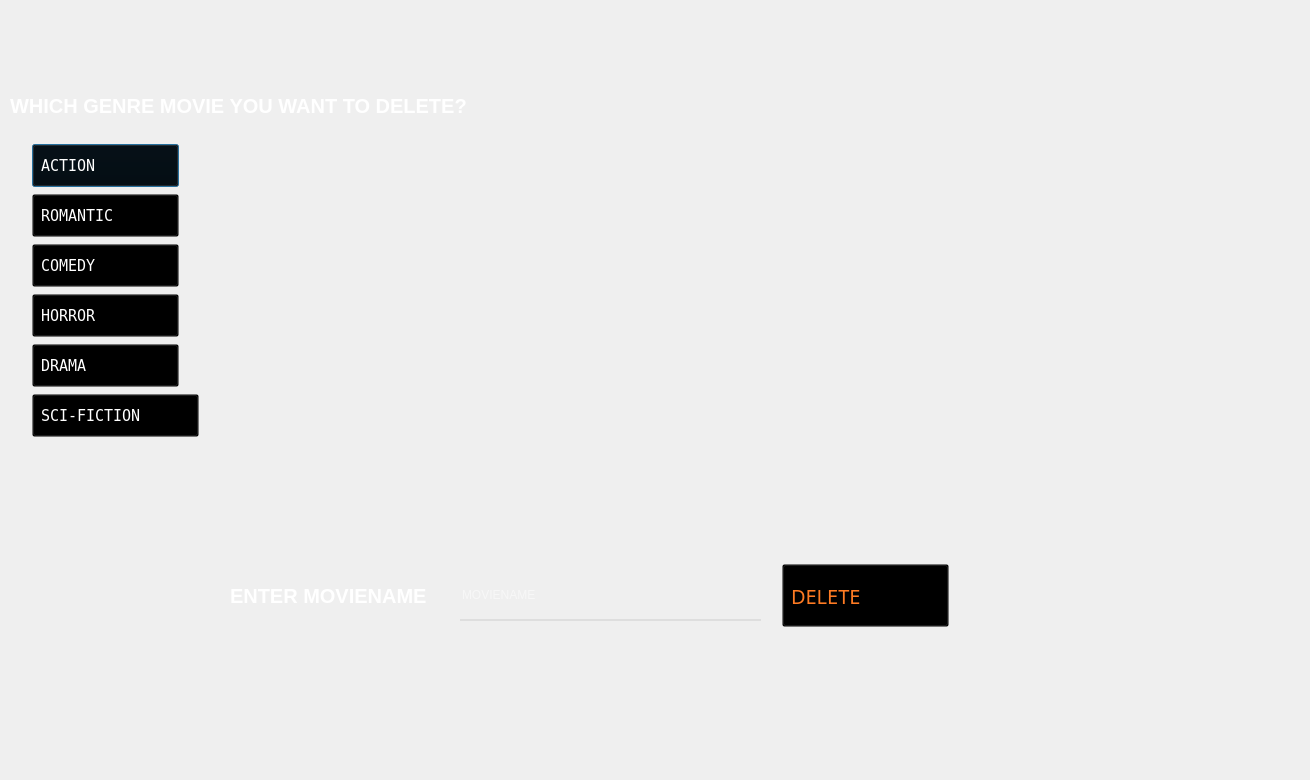
<?xml version="1.0" encoding="UTF-8"?>
<ui version="4.0">
 <class>pdeletep</class>
 <widget class="QDialog" name="pdeletep">
  <property name="geometry">
   <rect>
    <x>0</x>
    <y>0</y>
    <width>1310</width>
    <height>780</height>
   </rect>
  </property>
  <property name="windowTitle">
   <string>Dialog</string>
  </property>
  <widget class="QLabel" name="label">
   <property name="geometry">
    <rect>
     <x>0</x>
     <y>0</y>
     <width>1300</width>
     <height>771</height>
    </rect>
   </property>
   <property name="text">
    <string/>
   </property>
   <property name="pixmap">
    <pixmap>image (7).png</pixmap>
   </property>
  </widget>
  <widget class="QPushButton" name="action">
   <property name="geometry">
    <rect>
     <x>30</x>
     <y>140</y>
     <width>151</width>
     <height>51</height>
    </rect>
   </property>
   <property name="font">
    <font>
     <family>Terminal</family>
     <pointsize>-1</pointsize>
    </font>
   </property>
   <property name="styleSheet">
    <string notr="true">QPushButton#action {
  padding: 4px 8px;
  text-align: left;
  font-size: 15px;
  margin: 4px 2px;
  background-color: transparent; 
  color:  white;
 }
QPushButton#action:hover{
background-color:transparent;
	color: rgb(255, 170, 127);
}</string>
   </property>
   <property name="text">
    <string>ACTION</string>
   </property>
  </widget>
  <widget class="QLabel" name="label_2">
   <property name="geometry">
    <rect>
     <x>10</x>
     <y>80</y>
     <width>501</width>
     <height>51</height>
    </rect>
   </property>
   <property name="font">
    <font>
     <family>Segoe UI</family>
     <pointsize>-1</pointsize>
     <weight>75</weight>
     <bold>true</bold>
    </font>
   </property>
   <property name="styleSheet">
    <string notr="true">QLabel#label_2{
background-color:transparent;
color:white;
font-size:20px;
}</string>
   </property>
   <property name="text">
    <string>WHICH GENRE MOVIE YOU WANT TO DELETE?</string>
   </property>
  </widget>
  <widget class="QPushButton" name="romantic">
   <property name="geometry">
    <rect>
     <x>30</x>
     <y>190</y>
     <width>151</width>
     <height>51</height>
    </rect>
   </property>
   <property name="font">
    <font>
     <family>Terminal</family>
     <pointsize>-1</pointsize>
    </font>
   </property>
   <property name="styleSheet">
    <string notr="true">QPushButton#romantic
 {
  padding: 4px 8px;
  text-align: left;
  font-size: 15px;
  margin: 4px 2px;
  background-color: transparent; 
  color:  white;
 }
QPushButton#romantic:hover{
background-color:transparent;
	color: rgb(255, 170, 127);
}</string>
   </property>
   <property name="text">
    <string>ROMANTIC</string>
   </property>
  </widget>
  <widget class="QPushButton" name="comedy">
   <property name="geometry">
    <rect>
     <x>30</x>
     <y>240</y>
     <width>151</width>
     <height>51</height>
    </rect>
   </property>
   <property name="font">
    <font>
     <family>Terminal</family>
     <pointsize>-1</pointsize>
    </font>
   </property>
   <property name="styleSheet">
    <string notr="true">QPushButton#comedy {
  padding: 4px 8px;
  text-align: left;
  font-size: 15px;
  margin: 4px 2px;
  background-color: transparent; 
  color:  white;
 }
QPushButton#comedy:hover{
background-color:transparent;
	color: rgb(255, 170, 127);
}</string>
   </property>
   <property name="text">
    <string>COMEDY</string>
   </property>
  </widget>
  <widget class="QPushButton" name="horror">
   <property name="geometry">
    <rect>
     <x>30</x>
     <y>290</y>
     <width>151</width>
     <height>51</height>
    </rect>
   </property>
   <property name="font">
    <font>
     <family>Terminal</family>
     <pointsize>-1</pointsize>
    </font>
   </property>
   <property name="styleSheet">
    <string notr="true">QPushButton#horror {
  padding: 4px 8px;
  text-align: left;
  font-size: 15px;
  margin: 4px 2px;
  background-color: transparent; 
  color:  white;
 }
QPushButton#horror:hover{
background-color:transparent;
	color: rgb(255, 170, 127);
}</string>
   </property>
   <property name="text">
    <string>HORROR</string>
   </property>
  </widget>
  <widget class="QPushButton" name="drama">
   <property name="geometry">
    <rect>
     <x>30</x>
     <y>340</y>
     <width>151</width>
     <height>51</height>
    </rect>
   </property>
   <property name="font">
    <font>
     <family>Terminal</family>
     <pointsize>-1</pointsize>
    </font>
   </property>
   <property name="styleSheet">
    <string notr="true">QPushButton#drama {
  padding: 4px 8px;
  text-align: left;
  font-size: 15px;
  margin: 4px 2px;
  background-color: transparent; 
  color:  white;
 }
QPushButton#drama:hover{
background-color:transparent;
	color: rgb(255, 170, 127);
}</string>
   </property>
   <property name="text">
    <string>DRAMA</string>
   </property>
  </widget>
  <widget class="QPushButton" name="scifiction">
   <property name="geometry">
    <rect>
     <x>30</x>
     <y>390</y>
     <width>171</width>
     <height>51</height>
    </rect>
   </property>
   <property name="font">
    <font>
     <family>Terminal</family>
     <pointsize>-1</pointsize>
    </font>
   </property>
   <property name="styleSheet">
    <string notr="true">QPushButton#scifiction {
  padding: 4px 8px;
  text-align: left;
  font-size: 15px;
  margin: 4px 2px;
  background-color: transparent; 
  color:  white;
 }
QPushButton#scifiction:hover{
background-color:transparent;
	color: rgb(255, 170, 127);
}</string>
   </property>
   <property name="text">
    <string>SCI-FICTION</string>
   </property>
  </widget>
  <widget class="QListView" name="listView">
   <property name="geometry">
    <rect>
     <x>215</x>
     <y>131</y>
     <width>551</width>
     <height>351</height>
    </rect>
   </property>
   <property name="font">
    <font>
     <family>Segoe Script</family>
     <pointsize>-1</pointsize>
     <weight>75</weight>
     <bold>true</bold>
    </font>
   </property>
   <property name="styleSheet">
    <string notr="true">QListView#listView{
background-color:transparent;
color:white;
font-size:15px;
}</string>
   </property>
  </widget>
  <widget class="QLabel" name="label_3">
   <property name="geometry">
    <rect>
     <x>230</x>
     <y>570</y>
     <width>201</width>
     <height>51</height>
    </rect>
   </property>
   <property name="font">
    <font>
     <family>Segoe UI</family>
     <pointsize>-1</pointsize>
     <weight>75</weight>
     <bold>true</bold>
    </font>
   </property>
   <property name="styleSheet">
    <string notr="true">QLabel#label_3{
background-color:transparent;
color:white;
font-size:20px;
}</string>
   </property>
   <property name="text">
    <string>ENTER MOVIENAME</string>
   </property>
  </widget>
  <widget class="QLineEdit" name="lineEdit">
   <property name="geometry">
    <rect>
     <x>460</x>
     <y>570</y>
     <width>301</width>
     <height>51</height>
    </rect>
   </property>
   <property name="styleSheet">
    <string notr="true">QLineEdit#lineEdit{
text-align:center;
background-color:transparent;
color:white;
border:none;
border-bottom:2px solid  rgb(222, 222, 222);
}</string>
   </property>
   <property name="placeholderText">
    <string>MOVIENAME</string>
   </property>
  </widget>
  <widget class="QPushButton" name="delete_2">
   <property name="geometry">
    <rect>
     <x>780</x>
     <y>560</y>
     <width>171</width>
     <height>71</height>
    </rect>
   </property>
   <property name="font">
    <font>
     <family>Cooper Black</family>
     <pointsize>-1</pointsize>
    </font>
   </property>
   <property name="styleSheet">
    <string notr="true">QPushButton#delete_2 {
  padding: 4px 8px;
  text-align: left;
  font-size: 20px;
  margin: 4px 2px;
  background-color: transparent; 
  color:  rgb(255, 123, 35);
 }
QPushButton#delete_2:hover{
background-color:transparent;
color: rgb(0, 255, 0);
}
</string>
   </property>
   <property name="text">
    <string>DELETE</string>
   </property>
   <property name="icon">
    <iconset resource="icons.qrc">
     <normaloff>:/new/prefix1/delete-modified.png</normaloff>:/new/prefix1/delete-modified.png</iconset>
   </property>
   <property name="iconSize">
    <size>
     <width>80</width>
     <height>60</height>
    </size>
   </property>
  </widget>
 </widget>
 <resources>
  <include location="icons.qrc"/>
 </resources>
 <connections/>
</ui>
